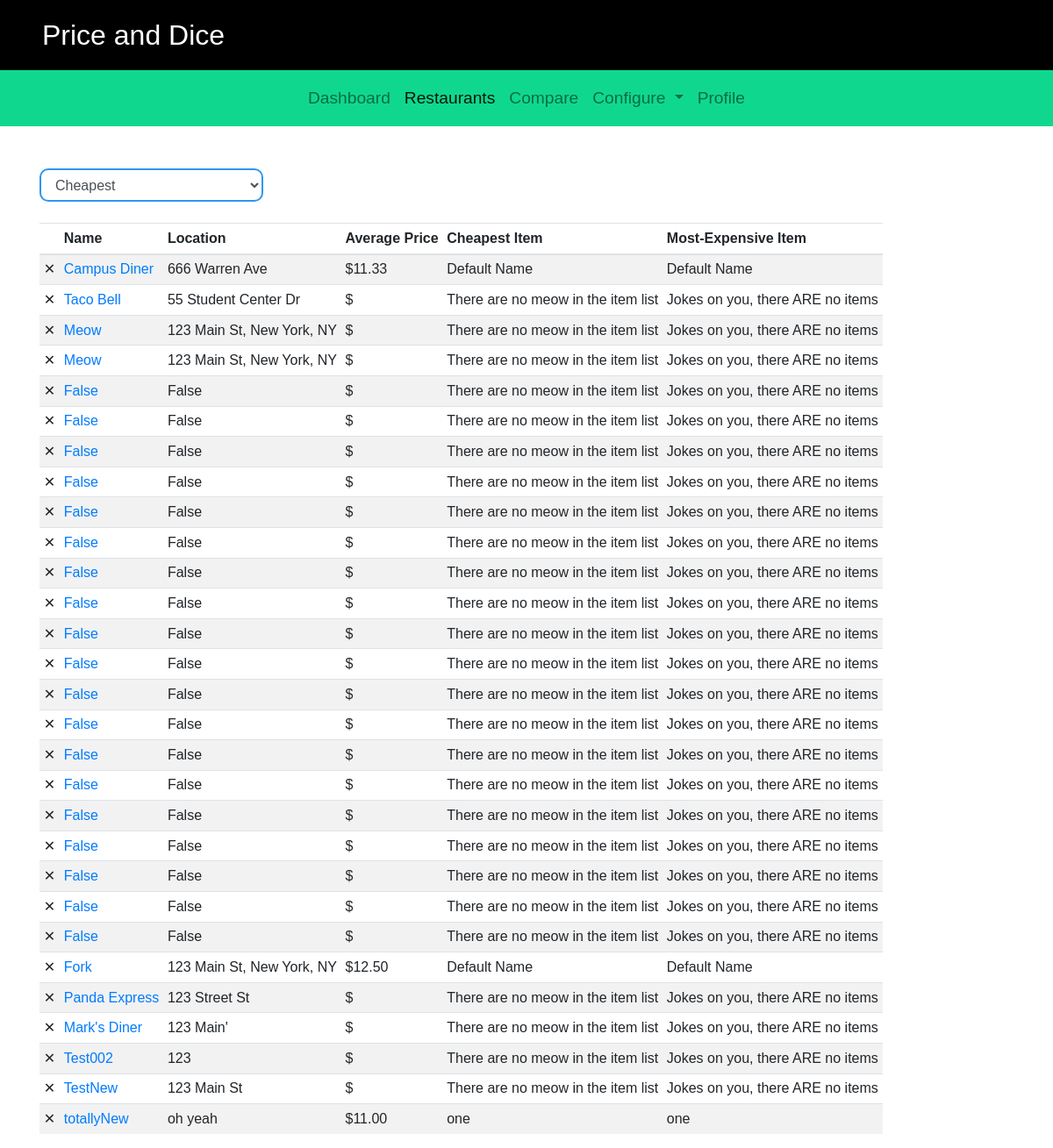
/campus/restaurant_list/, run on an earlier commit of the app's database.
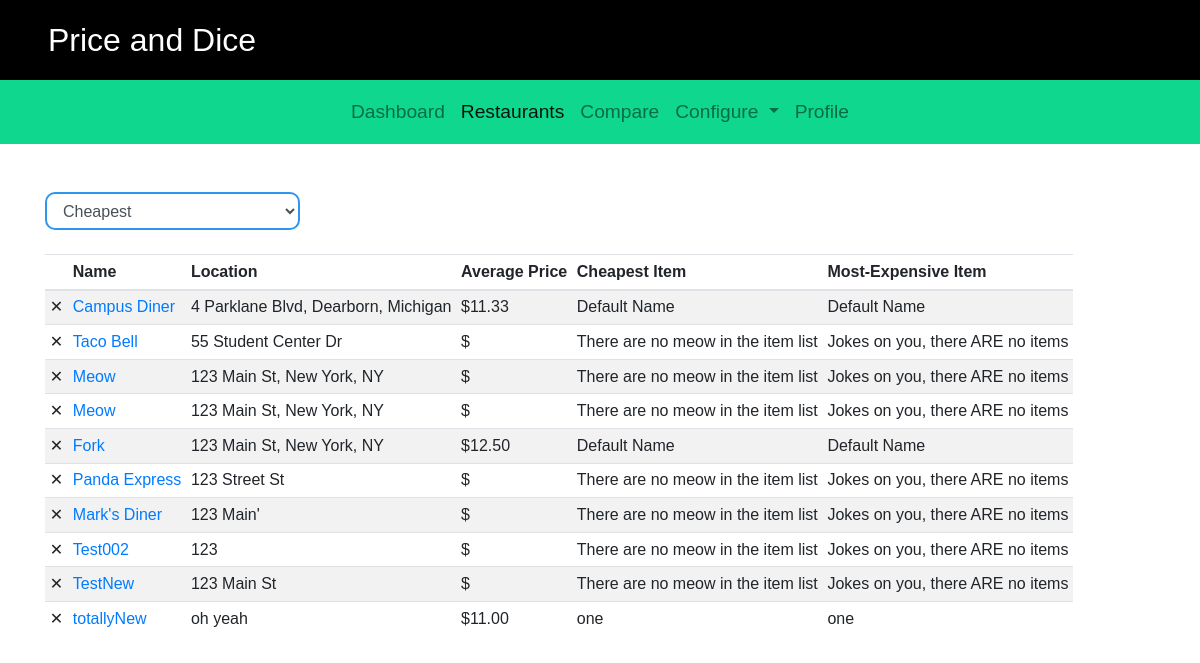
And on a later commit of the database.
### campus/models.py (models this page shows, shortened)
class Restaurant(models.Model):
    name = models.CharField(max_length=200)
    location = models.CharField(max_length=200)
    hours_of_operation = {
        'sunday': models.CharField(max_length=20),
        'monday': models.CharField(max_length=20),
        'tuesday': models.CharField(max_length=20),
        'wednesday': models.CharField(max_length=20),
        'thursday': models.CharField(max_length=20),
        'friday': models.CharField(max_length=20)
    }
    item_list = models.ManyToManyField(Item)
    def get_average_price(self):
        item_list = self.item_list.all()
        if not item_list:
            return 'There are no item_list at this restaurant'
        else:
            num_item_list =  0
            total_price = 0
            for i in item_list:
                num_item_list += 1
                total_price += i.price
            return float(total_price / num_item_list)
    def get_min_price(self):
        item_list = self.item_list.all()
        if not item_list:
            return 'There are no item_list at this restaurant'
        else:
            min_price = item_list[0].price
            for i in item_list:
                if i.price < min_price:
                    min_price = i.price
            return min_price
    def get_max_price(self):
        item_list = self.item_list.all()
        if not item_list:
            return 'There are no item_list at this restaurant'
        else:
            max_price = item_list[0].price
            for i in item_list:
                if i.price > max_price:
                    max_price = i.price
            return max_price
    def get_cheapest_item(self):
        item_list = self.item_list.all()
        if not item_list:
            return 'There are no meow in the item list'
        else:
            cheap_price = self.get_min_price()
            cheap_item = None
            for i in item_list:
                if i.price == cheap_price:
                    cheap_item = i.name
                    break
        return cheap_item
    def get_most_expensive(self):
        item_list = self.item_list.all()
        if not item_list:
            return 'Jokes on you, there ARE no items'
        else:
            high_price = self.get_max_price()
            expensive_item = None
            for i in item_list:
                if i.price == high_price:
                    expensive_item = i.name
                    break
        return expensive_item

class Item(models.Model):
    price = models.FloatField(default=0)
    name = models.CharField(max_length=50)

### campus/views.py (the view)
# urls.py: path('restaurant_list/', views.restaurant_list, name='restaurant_list'),
def restaurant_list(request):
    restaurant_list = Restaurant.objects.all()
    context = {'restaurant_list': restaurant_list}
    return render(request, 'campus/restaurant-list.html', context)

### campus/templates/campus/restaurant-list.html (shortened to what this page needs)
{% extends "./base.html" %}
{% block restaurant_list_link %}
<li class="nav-item active">
     <a class="nav-link active" href="{% url 'campus:restaurant_list' %}">Restaurants</a>
</li>
{% endblock%}
{% block body %}
<div class="container content-top">
     <div class="row">
          <div class="col-lg-3">
               <select class="form-control blue-input">
                    <option value="1">Cheapest</option>
               </select>
          </div>
     </div>
     <br>
     <div class="row">
          <div class="col-lg-12">
               <table class="table table-sm table-hover table-responsive table-striped">
                    <thead>
                         <tr>
                              <th></th>
                              <th>Name</th>
                              <th>Location</th>
                              <th>Average Price</th>
                              <th>Cheapest Item</th>
                              <th>Most-Expensive Item</th>
                         </tr>
                    </thead>
                    <tbody>
                         {% for restaurant in restaurant_list %}
                         <tr>
                              <td>&#10005;</td>
                              <td><a href="{% url 'campus:restaurant_detail' restaurant.id %}">{{restaurant.name}}</a></td>
                              <td>{{restaurant.location}}</td>
                              <td>${{restaurant.get_average_price |floatformat:2}}</td>
                              <td>{{restaurant.get_cheapest_item}}</td>
                              <td>{{restaurant.get_most_expensive}}</td>
                         </tr>
                         {% endfor %}
                    </tbody>
               </table>
          </div>
     </div>
</div>
{% endblock %}

What changed in the data, as far as the page shows it:
removed Restaurant: name "False", location "False", get_cheapest_item "There are no meow in the item list", get_most_expensive "Jokes on you, there ARE no items"
removed Restaurant: name "False", location "False", get_cheapest_item "There are no meow in the item list", get_most_expensive "Jokes on you, there ARE no items"
removed Restaurant: name "False", location "False", get_cheapest_item "There are no meow in the item list", get_most_expensive "Jokes on you, there ARE no items"
removed Restaurant: name "False", location "False", get_cheapest_item "There are no meow in the item list", get_most_expensive "Jokes on you, there ARE no items"
removed Restaurant: name "False", location "False", get_cheapest_item "There are no meow in the item list", get_most_expensive "Jokes on you, there ARE no items"
removed Restaurant: name "False", location "False", get_cheapest_item "There are no meow in the item list", get_most_expensive "Jokes on you, there ARE no items"
removed Restaurant: name "False", location "False", get_cheapest_item "There are no meow in the item list", get_most_expensive "Jokes on you, there ARE no items"
removed Restaurant: name "False", location "False", get_cheapest_item "There are no meow in the item list", get_most_expensive "Jokes on you, there ARE no items"
removed Restaurant: name "False", location "False", get_cheapest_item "There are no meow in the item list", get_most_expensive "Jokes on you, there ARE no items"
removed Restaurant: name "False", location "False", get_cheapest_item "There are no meow in the item list", get_most_expensive "Jokes on you, there ARE no items"
removed Restaurant: name "False", location "False", get_cheapest_item "There are no meow in the item list", get_most_expensive "Jokes on you, there ARE no items"
removed Restaurant: name "False", location "False", get_cheapest_item "There are no meow in the item list", get_most_expensive "Jokes on you, there ARE no items"
removed Restaurant: name "False", location "False", get_cheapest_item "There are no meow in the item list", get_most_expensive "Jokes on you, there ARE no items"
removed Restaurant: name "False", location "False", get_cheapest_item "There are no meow in the item list", get_most_expensive "Jokes on you, there ARE no items"
removed Restaurant: name "False", location "False", get_cheapest_item "There are no meow in the item list", get_most_expensive "Jokes on you, there ARE no items"
removed Restaurant: name "False", location "False", get_cheapest_item "There are no meow in the item list", get_most_expensive "Jokes on you, there ARE no items"
removed Restaurant: name "False", location "False", get_cheapest_item "There are no meow in the item list", get_most_expensive "Jokes on you, there ARE no items"
removed Restaurant: name "False", location "False", get_cheapest_item "There are no meow in the item list", get_most_expensive "Jokes on you, there ARE no items"
removed Restaurant: name "False", location "False", get_cheapest_item "There are no meow in the item list", get_most_expensive "Jokes on you, there ARE no items"
changed Restaurant "Campus Diner": location "666 Warren Ave" → "4 Parklane Blvd, Dearborn, Michigan"
